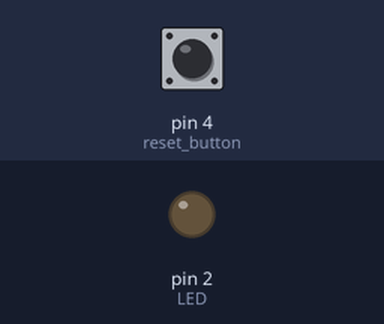
Bench run of a sketch on a simulated Arduino Uno, built with avr-gcc and run on an emulated ATmega328P. Parts: output pins drawn as LEDs (lit = HIGH). Inputs (shaded band) come from the test bench; at power-on: pin 4 (reset_button) LOW.

Above: at 1.2 s.
1.3 s: pin 4 (reset_button) pulled HIGH for 0.15 s
At 1.4 s:
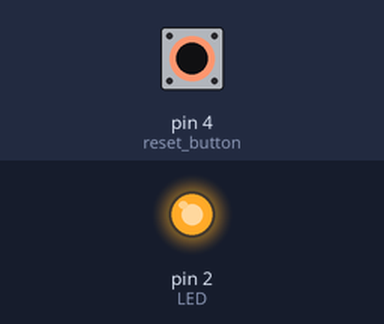
3.0 s: pin 4 (reset_button) pulled HIGH for 3.2 s
At 7.0 s:
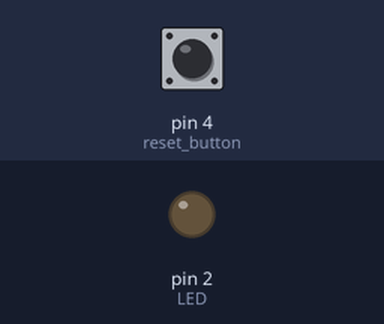
Timing chart, 0 to 8.5 s (numbered marks = the images above; inputs shaded):
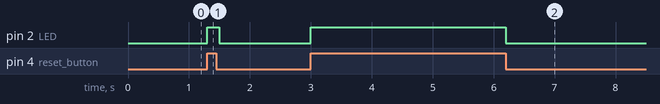

The sketch:

Athar_Test_Reset_Button.ino
```cpp
// NOTE: THIS CODE IS DEPEND ON LED STRIP CODE
// SO TO ENSURE THE TEST, THE LED MUST INSURE WORK

#define LED 2
#define reset_button 4


void setup() {
  pinMode (LED, OUTPUT);
  //pinMode (6, OUTPUT);
  pinMode (reset_button, INPUT);
 // digitalWrite (6, HIGH);
}

void loop() {
  if (digitalRead(reset_button))
    digitalWrite (LED, HIGH);
  else
    digitalWrite (LED, LOW);
  delay(100);
}
```

Measured:
- after the input at 1.3 s, pin 2 (LED): LOW → HIGH at once, → LOW 0.20 s later
- after the input at 3.0 s, pin 2 (LED): LOW → HIGH at once, → LOW 3.2 s later
